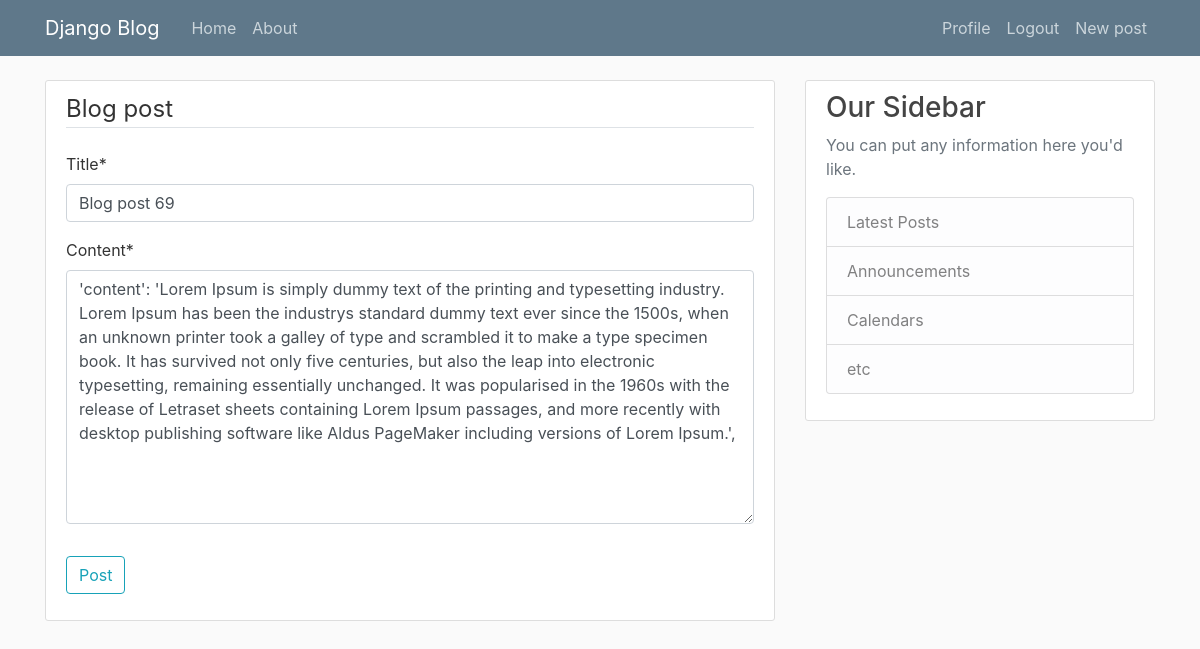
The page /post/4/update/ (signed in) on the database its author committed.
### blog/models.py (models this page shows, shortened)
class Post(models.Model):
    title = models.CharField(max_length=100)
    content = models.TextField()
    date_posted = models.DateTimeField(default=timezone.now)
    author = models.ForeignKey(User, on_delete=models.CASCADE)

### blog/views.py (the view, shortened to what this page needs)
# urls.py: path('post/<int:pk>/update/',  PostUpdateView.as_view(), name='post-update'),
class PostUpdateView(LoginRequiredMixin,UserPassesTestMixin,UpdateView):
    model = Post
    fields = ['title', 'content']
    def test_func(self):
        post = self.get_object()
        if self.request.user == post.author :
            return True
        return False

### blog/templates/blog/post_form.html (shortened to what this page needs)
{% extends "blog/base.html" %}
{% load crispy_forms_tags %}
{% block content %}
        <div class='content-section'>
        <form method='POST'>
            <fieldset class='form-group'>
                <legend class='border-bottom mb-4'>Blog post</legend>
                {{ form | crispy }}
            </fieldset>
            <div class='form-group'>
                <button class='btn btn-outline-info' type='submit'>Post</button>
            </div>
            </form>
        </div>
{% endblock content %}

### blog/static/blog/main.css (style rules this page uses)
body { background: #fafafa; color: #333333; margin-top: 5rem; }
.content-section { background: #ffffff; padding: 10px 20px; border: 1px solid #dddddd; border-radius: 3px; margin-bottom: 20px; }

### rows shown on the page
Post: title "Blog post 69", content "'content': 'Lorem Ipsum is simply dummy text of the printing and typesetting industry. Lorem Ipsum has been the industrys standard dummy text ever since the 1500s, when an unknown printer took a galley of type and scrambled it to make a type specimen book. It has survived not only five centuries, but also the leap into electronic typesetting, remaining essentially unchanged. It was popularised in the 1960s with the release of Letraset sheets containing Lorem Ipsum passages, and more recently with desktop publishing software like Aldus PageMaker including versions of Lorem Ipsum.',"
